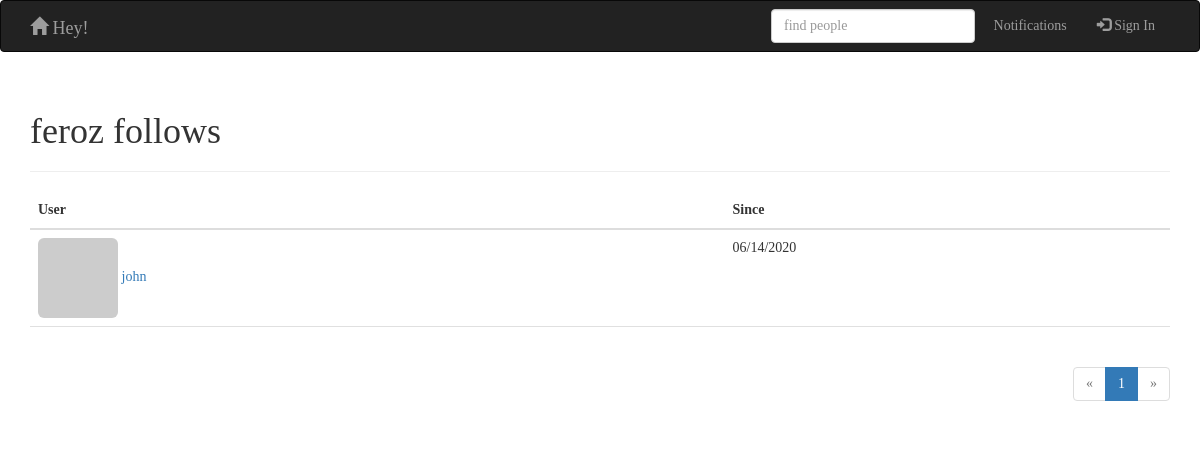
The page /followed/feroz on the database its author committed.
### app/models.py (models this page shows, shortened)
class User(UserMixin,db.Model):
    __tablename__ = 'users'
    id = db.Column(db.Integer, primary_key=True)
    email = db.Column(db.String(64), unique=True, index=True)
    username = db.Column(db.String(64), unique=True, index=True)
    password_hash = db.Column(db.String(128))
    role_id = db.Column(db.Integer, db.ForeignKey('roles.id'))
    name = db.Column(db.String(64))
    location = db.Column(db.String(64))
    about_me = db.Column(db.Text())
    member_since = db.Column(db.DateTime(),default=datetime.utcnow)
    last_seen = db.Column(db.DateTime(),default=datetime.utcnow)
    avatar_hash = db.Column(db.String(32))
    posts = db.relationship('Post', backref='author', lazy='dynamic')
    followed = db.relationship('Follow',backref=db.backref('follower',lazy = 'joined'),lazy='dynamic',cascade='all,delete-orphan',foreign_keys=[Follow.follower_id])
    followers = db.relationship('Follow', backref=db.backref('followed', lazy='joined'), lazy='dynamic',
                               cascade='all,delete-orphan', foreign_keys=[Follow.followed_id])
    def gravatar(self, size=100, default='identicon', rating='g'):
        if request.is_secure:
            url = 'https://secure.gravatar.com/avatar'
        else:
            url = 'http://www.gravatar.com/avatar'
        hash = self.avatar_hash or hashlib.md5(self.email.encode('utf-8')).hexdigest()
        return '{url}/{hash}?s={size}&d={default}&r={rating}'.format(
            url=url, hash=hash, size=size, default=default, rating=rating)
    @property
    def password(self):
        raise AttributeError('password is not a readable attribute')

class Follow(db.Model):
    __tablename__ = 'follows'
    follower_id = db.Column(db.Integer, db.ForeignKey('users.id'),primary_key=True)
    followed_id = db.Column(db.Integer, db.ForeignKey('users.id'),primary_key=True)
    timestamp = db.Column(db.DateTime, default=datetime.utcnow)

### app/main/hello.py (the view)
@main.route('/followed/<username>')
def followed(username):
    user = User.query.filter_by(username=username).first()
    if user is None:
        flash('Invalid user.')
        return redirect(url_for('.index'))
    page = request.args.get('page', 1, type=int)
    pagination = user.followed.paginate(
        page, per_page=current_app.config['FLASKY_POSTS_PER_PAGE'],error_out=False)
    followed = [{'user': item.followed, 'timestamp': item.timestamp} for item in pagination.items]
    return render_template('followed.html', user=user, title="follows",endpoint='.followed', pagination=pagination, followed=followed)

### app/auth/views.py (called while the page is built)
@auth.before_app_request
def before_request():
    if current_user.is_authenticated:
        current_user.ping()

### app/main/__init__.py (called while the page is built)
@main.app_context_processor
def inject_permissions():
    return dict(Permission=models.Permission)

### app/templates/followed.html (shortened to what this page needs)
{% extends "base.html" %}
{% import "_macros.html" as macros %}
{% block page_content %}
<div class="page-header">
    <h1>{{ user.username }} {{ title }}</h1>
</div>
<table class="table table-hover followers">
    <thead><tr><th>User</th><th>Since</th></tr></thead>
    {% for follow in followed %}
    {% if follow.user != user %}
    <tr>
        <td>
            <a href="{{ url_for('.user', username = follow.user.username) }}">
                <img class="img-rounded" src="{{ follow.user.gravatar(size=32) }}">
                {{ follow.user.username }}
            </a>
        </td>
        <td>{{ moment(follow.timestamp).format('L') }}</td>
    </tr>
    {% endif %}
    {% endfor %}
</table>
<div class="pagination">
    {{ macros.pagination_widget(pagination, endpoint, username = user.username) }}
</div>
{% endblock %}

### app/static/styles.css (style rules this page uses)
* { font-family:Verdana; }
div.pagination { width: 100%; text-align: right; padding: 0px; margin: 0px; }
.table.followers tr { border-bottom: 1px solid #e0e0e0; }

### rows shown on the page
User: username "feroz"
User: user.username "john"
Follow: timestamp "06/14/2020"

### other values the page prints
{{ title }} "follows"
{{ p }} "1"
